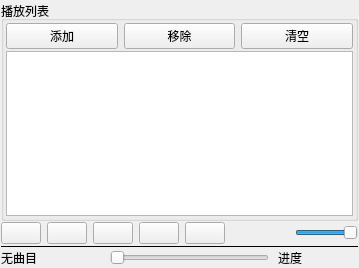
<?xml version="1.0" encoding="UTF-8"?>
<ui version="4.0">
 <class>MainWindow</class>
 <widget class="QMainWindow" name="MainWindow">
  <property name="geometry">
   <rect>
    <x>0</x>
    <y>0</y>
    <width>359</width>
    <height>268</height>
   </rect>
  </property>
  <property name="windowTitle">
   <string>Demo10_1，音乐播放器</string>
  </property>
  <widget class="QWidget" name="centralWidget">
   <layout class="QVBoxLayout" name="verticalLayout_2">
    <property name="spacing">
     <number>1</number>
    </property>
    <property name="leftMargin">
     <number>1</number>
    </property>
    <property name="topMargin">
     <number>1</number>
    </property>
    <property name="rightMargin">
     <number>1</number>
    </property>
    <property name="bottomMargin">
     <number>1</number>
    </property>
    <item>
     <widget class="QGroupBox" name="groupBox">
      <property name="title">
       <string>播放列表</string>
      </property>
      <layout class="QVBoxLayout" name="verticalLayout">
       <property name="spacing">
        <number>2</number>
       </property>
       <property name="leftMargin">
        <number>2</number>
       </property>
       <property name="topMargin">
        <number>2</number>
       </property>
       <property name="rightMargin">
        <number>2</number>
       </property>
       <property name="bottomMargin">
        <number>2</number>
       </property>
       <item>
        <layout class="QHBoxLayout" name="horizontalLayout_3">
         <item>
          <widget class="QPushButton" name="btnAdd">
           <property name="text">
            <string>添加</string>
           </property>
           <property name="icon">
            <iconset resource="res.qrc">
             <normaloff>:/icons/images/316.bmp</normaloff>:/icons/images/316.bmp</iconset>
           </property>
          </widget>
         </item>
         <item>
          <widget class="QPushButton" name="btnRemove">
           <property name="text">
            <string>移除</string>
           </property>
           <property name="icon">
            <iconset resource="res.qrc">
             <normaloff>:/icons/images/318.bmp</normaloff>:/icons/images/318.bmp</iconset>
           </property>
          </widget>
         </item>
         <item>
          <widget class="QPushButton" name="btnClear">
           <property name="text">
            <string>清空</string>
           </property>
           <property name="icon">
            <iconset resource="res.qrc">
             <normaloff>:/icons/images/214.bmp</normaloff>:/icons/images/214.bmp</iconset>
           </property>
          </widget>
         </item>
        </layout>
       </item>
       <item>
        <widget class="QListWidget" name="listWidget"/>
       </item>
      </layout>
     </widget>
    </item>
    <item>
     <layout class="QHBoxLayout" name="horizontalLayout">
      <item>
       <widget class="QPushButton" name="btnPlay">
        <property name="toolTip">
         <string>播放</string>
        </property>
        <property name="text">
         <string/>
        </property>
        <property name="icon">
         <iconset resource="res.qrc">
          <normaloff>:/icons/images/620.bmp</normaloff>:/icons/images/620.bmp</iconset>
        </property>
       </widget>
      </item>
      <item>
       <widget class="QPushButton" name="btnPause">
        <property name="toolTip">
         <string>暂停</string>
        </property>
        <property name="text">
         <string/>
        </property>
        <property name="icon">
         <iconset resource="res.qrc">
          <normaloff>:/icons/images/622.bmp</normaloff>:/icons/images/622.bmp</iconset>
        </property>
       </widget>
      </item>
      <item>
       <widget class="QPushButton" name="btnStop">
        <property name="toolTip">
         <string>停止</string>
        </property>
        <property name="text">
         <string/>
        </property>
        <property name="icon">
         <iconset resource="res.qrc">
          <normaloff>:/icons/images/624.bmp</normaloff>:/icons/images/624.bmp</iconset>
        </property>
       </widget>
      </item>
      <item>
       <widget class="QPushButton" name="btnPrevious">
        <property name="toolTip">
         <string>前一曲目</string>
        </property>
        <property name="text">
         <string/>
        </property>
        <property name="icon">
         <iconset resource="res.qrc">
          <normaloff>:/icons/images/616.bmp</normaloff>:/icons/images/616.bmp</iconset>
        </property>
       </widget>
      </item>
      <item>
       <widget class="QPushButton" name="btnNext">
        <property name="toolTip">
         <string>下一曲目</string>
        </property>
        <property name="text">
         <string/>
        </property>
        <property name="icon">
         <iconset resource="res.qrc">
          <normaloff>:/icons/images/630.bmp</normaloff>:/icons/images/630.bmp</iconset>
        </property>
       </widget>
      </item>
      <item>
       <spacer name="horizontalSpacer">
        <property name="orientation">
         <enum>Qt::Horizontal</enum>
        </property>
        <property name="sizeHint" stdset="0">
         <size>
          <width>40</width>
          <height>20</height>
         </size>
        </property>
       </spacer>
      </item>
      <item>
       <widget class="QPushButton" name="btnSound">
        <property name="text">
         <string/>
        </property>
        <property name="icon">
         <iconset resource="res.qrc">
          <normaloff>:/icons/images/volumn.bmp</normaloff>:/icons/images/volumn.bmp</iconset>
        </property>
        <property name="flat">
         <bool>true</bool>
        </property>
       </widget>
      </item>
      <item>
       <widget class="QSlider" name="sliderVolumn">
        <property name="maximum">
         <number>100</number>
        </property>
        <property name="value">
         <number>100</number>
        </property>
        <property name="orientation">
         <enum>Qt::Horizontal</enum>
        </property>
       </widget>
      </item>
     </layout>
    </item>
    <item>
     <widget class="Line" name="line">
      <property name="frameShadow">
       <enum>QFrame::Plain</enum>
      </property>
      <property name="orientation">
       <enum>Qt::Horizontal</enum>
      </property>
     </widget>
    </item>
    <item>
     <layout class="QHBoxLayout" name="horizontalLayout_2">
      <property name="spacing">
       <number>9</number>
      </property>
      <item>
       <widget class="QLabel" name="LabCurMedia">
        <property name="minimumSize">
         <size>
          <width>100</width>
          <height>0</height>
         </size>
        </property>
        <property name="text">
         <string>无曲目</string>
        </property>
       </widget>
      </item>
      <item>
       <widget class="QSlider" name="sliderPosition">
        <property name="tracking">
         <bool>false</bool>
        </property>
        <property name="orientation">
         <enum>Qt::Horizontal</enum>
        </property>
       </widget>
      </item>
      <item>
       <widget class="QLabel" name="LabRatio">
        <property name="minimumSize">
         <size>
          <width>80</width>
          <height>0</height>
         </size>
        </property>
        <property name="text">
         <string>进度</string>
        </property>
       </widget>
      </item>
     </layout>
    </item>
   </layout>
  </widget>
 </widget>
 <layoutdefault spacing="6" margin="11"/>
 <resources>
  <include location="res.qrc"/>
 </resources>
 <connections/>
</ui>
